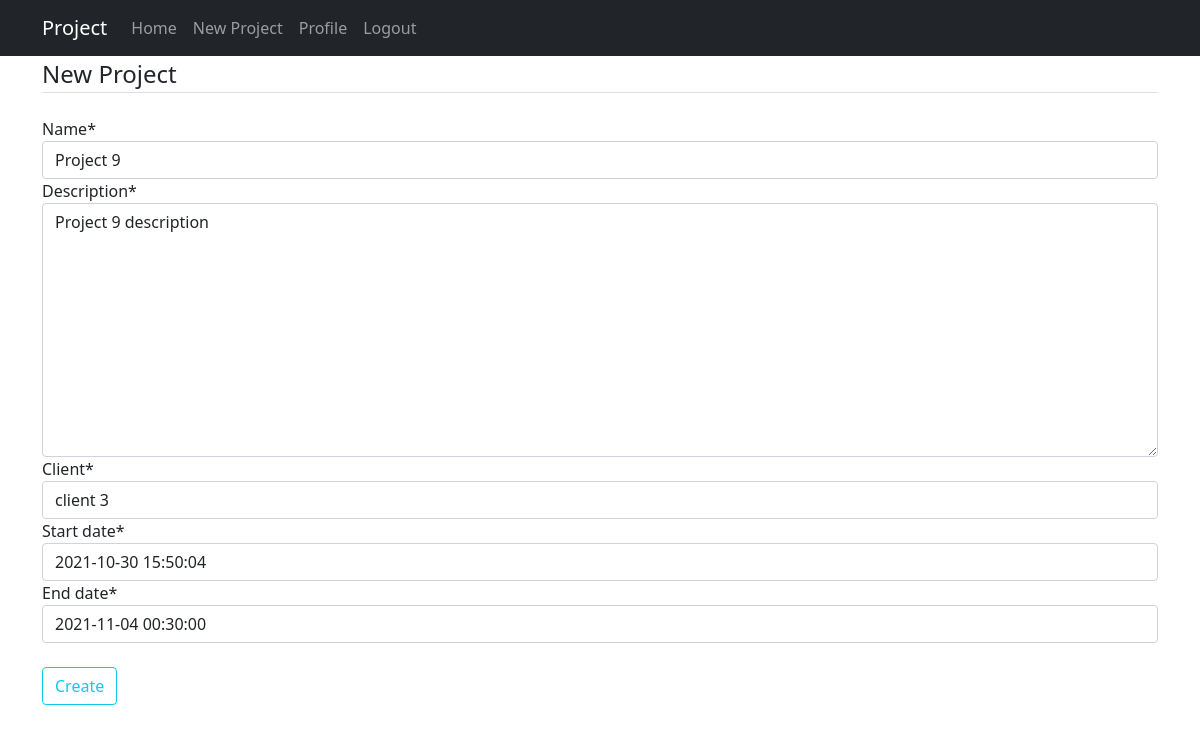
/project/10/update/ (signed in), run on the app's committed database.
### projects/models.py (models this page shows, shortened)
class Project(models.Model):
    name = models.CharField(max_length=50)
    description = models.TextField()
    client = models.ForeignKey(Client, related_name='projects', on_delete=models.CASCADE)
    created_by = models.ForeignKey(User, related_name='projects', on_delete=models.DO_NOTHING)
    start_date = models.DateTimeField(default=timezone.now())
    end_date = models.DateTimeField()

class Client(models.Model):
    name = models.CharField(max_length=50)
    def __str__(self):
        return self.name

### projects/views.py (the view, shortened to what this page needs)
# urls.py: path('project/<int:pk>/update/', views.ProjectUpdateView.as_view(), name='project-update'),
class ProjectUpdateView(LoginRequiredMixin, UserPassesTestMixin, UpdateView):
    model = Project
    fields = ['name', 'description', 'client', 'start_date', 'end_date']
    def test_func(self):
        project = self.get_object()
        if self.request.user == project.created_by:
            return True
        else:
            return False

### projects/templates/projects/project_form.html (shortened to what this page needs)
{% extends "projects/base.html" %}
{% load crispy_forms_tags %}
{% block content %}
    <div class="content-section">
        <form method="POST">
            <fieldset class="form-group">
                <legend class="border-bottom mb-4">New Project</legend>
                {{ form|crispy }}
            </fieldset>
            <div class="form-group">
                <br><button class="btn btn-outline-info" type="submit">Create</button>
            </div>
        </form>
    </div>
{% endblock content %}

### data on the page
Project: name "Project 9", description "Project 9 description", client "client 3", start_date "2021-10-30 15:50:04", end_date "2021-11-04 00:30:00"
